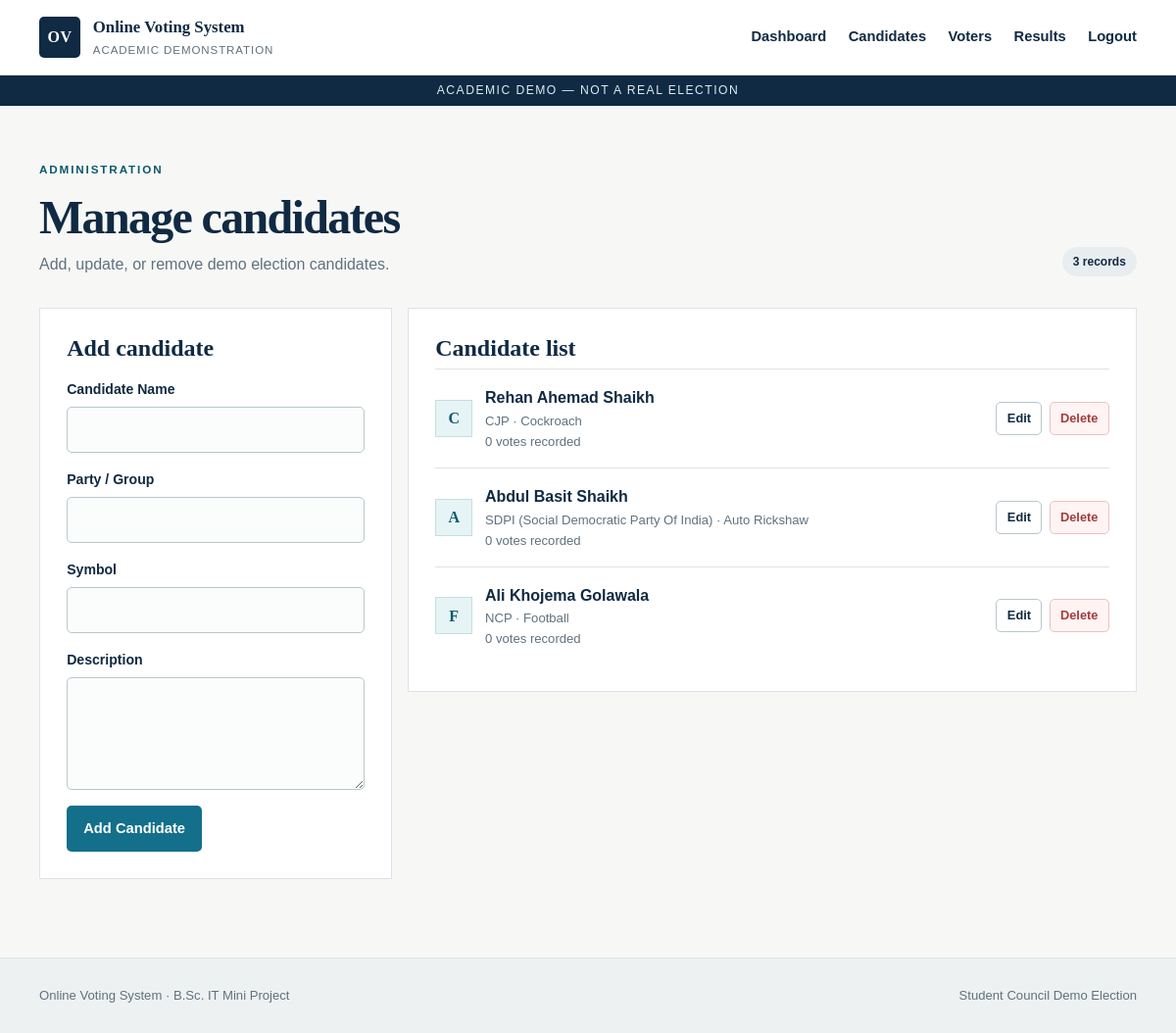
The page /admin/candidates (signed in) on the database its author committed.
### tables this page shows
CREATE TABLE candidates (
 id INTEGER PRIMARY KEY AUTOINCREMENT, name TEXT NOT NULL,
 party TEXT NOT NULL, symbol TEXT, description TEXT,
 created_at TIMESTAMP DEFAULT CURRENT_TIMESTAMP
);

### app.py (the view, shortened to what this page needs)
    @app.route("/admin/candidates", methods=["GET", "POST"])
    @admin_required
    def manage_candidates():
        database = get_db()
        rows = database.execute(
            "SELECT c.*, COUNT(v.id) AS vote_count FROM candidates c LEFT JOIN votes v ON v.candidate_id=c.id GROUP BY c.id ORDER BY c.id"
        ).fetchall()
        return render_template("manage_candidates.html", candidates=rows, edit_candidate=None)

### database.py (called while the page is built)
def get_db():
    if "db" not in g:
        g.db = sqlite3.connect(current_app.config["DATABASE"])
        g.db.row_factory = sqlite3.Row
        g.db.execute("PRAGMA foreign_keys = ON")
    return g.db

### templates/manage_candidates.html (shortened to what this page needs)
{% extends "base.html" %}
{% block content %}
<section class="page-section"><div class="container">
  <div class="page-header"><div><p class="eyebrow">Administration</p><h1>Manage candidates</h1><p>Add, update, or remove demo election candidates.</p></div><span class="role-badge">{{ candidates|length }} records</span></div>
  <div class="management-grid">
    <section class="panel sticky-panel"><h2>{{ 'Edit candidate' if edit_candidate else 'Add candidate' }}</h2>
      <form method="post" action="{{ url_for('edit_candidate', candidate_id=edit_candidate.id) if edit_candidate else url_for('manage_candidates') }}" class="stack-form compact-form">
        <label>Candidate Name<input name="name" maxlength="60" required value="{{ edit_candidate.name if edit_candidate else '' }}"></label>
        <label>Party / Group<input name="party" maxlength="60" required value="{{ edit_candidate.party if edit_candidate else '' }}"></label>
        <label>Symbol<input name="symbol" maxlength="30" value="{{ edit_candidate.symbol if edit_candidate else '' }}"></label>
        <label>Description<textarea name="description" maxlength="250" rows="4">{{ edit_candidate.description if edit_candidate else '' }}</textarea></label>
        <div class="button-row"><button class="button button-primary" type="submit">{{ 'Save Changes' if edit_candidate else 'Add Candidate' }}</button></div>
      </form>
    </section>
    <section class="panel"><h2>Candidate list</h2>
      <div class="admin-candidate-list">{% for candidate in candidates %}<article class="admin-candidate"><div class="mini-symbol">{{ candidate.symbol[:1] if candidate.symbol else candidate.name[:1] }}</div><div class="candidate-main"><strong>{{ candidate.name }}</strong><span>{{ candidate.party }} · {{ candidate.symbol or 'No symbol' }}</span><small>{{ candidate.vote_count }} vote{{ '' if candidate.vote_count == 1 else 's' }} recorded</small></div><div class="row-actions"><a class="button button-small button-secondary" href="{{ url_for('edit_candidate', candidate_id=candidate.id) }}">Edit</a><form method="post" action="{{ url_for('delete_candidate', candidate_id=candidate.id) }}" data-confirm="Delete {{ candidate.name }}? This cannot be undone."><input type="hidden" name="csrf_token" value="{{ csrf_token }}"><button class="button button-small button-danger" type="submit">Delete</button></form></div></article>{% else %}<div class="empty-state">No candidates added.</div>{% endfor %}</div>
    </section>
  </div>
</div></section>
{% endblock %}

### templates/base.html (shortened to what this page needs)
<!doctype html>
<html lang="en">
<head>
  <link rel="stylesheet" href="{{ url_for('static', filename='css/style.css') }}">
</head>
<body>
  <header class="site-header">
    <div class="container nav-wrap">
      <a class="brand" href="{{ url_for('index') }}" aria-label="Online Voting System home">
        <span class="brand-mark" aria-hidden="true">OV</span>
        <span><strong>Online Voting System</strong><small>Academic demonstration</small></span>
      </a>
      <nav id="main-nav" class="main-nav" aria-label="Main navigation">
        {% if session.get('role') == 'voter' %}
          <a href="{{ url_for('voter_dashboard') }}">Dashboard</a>
          <a href="{{ url_for('candidates') }}">Candidates</a>
          <a href="{{ url_for('vote') }}">Vote</a>
          <form action="{{ url_for('logout') }}" method="post" class="nav-form"><input type="hidden" name="csrf_token" value="{{ csrf_token }}"><button class="nav-link" type="submit">Logout</button></form>
        {% elif session.get('role') == 'admin' %}
          <a href="{{ url_for('admin_dashboard') }}">Dashboard</a>
          <a href="{{ url_for('manage_candidates') }}">Candidates</a>
          <a href="{{ url_for('voters') }}">Voters</a>
          <a href="{{ url_for('results') }}">Results</a>
          <form action="{{ url_for('logout') }}" method="post" class="nav-form"><input type="hidden" name="csrf_token" value="{{ csrf_token }}"><button class="nav-link" type="submit">Logout</button></form>
        {% else %}
          <a href="{{ url_for('index') }}">Home</a>
          <a href="{{ url_for('voter_login') }}">Voter Login</a>
          <a href="{{ url_for('register') }}">Register</a>
          <a href="{{ url_for('admin_login') }}">Admin</a>
        {% endif %}
      </nav>
    </div>
  </header>
  <div class="demo-strip">Academic Demo — Not a real election</div>
  <main>
    {% block content %}{% endblock %}
  </main>
  <footer class="site-footer">
    <div class="container footer-row">
      <span>Online Voting System · B.Sc. IT Mini Project</span>
      <span>{{ election_name }}</span>
    </div>
  </footer>
</body>
</html>

### rows shown on the page
candidates: symbol "C", name "Rehan Ahemad Shaikh", party "CJP", symbol "Cockroach", vote_count "0", vote_count "s"
candidates: symbol "A", name "Abdul Basit Shaikh", party "SDPI (Social Democratic Party Of India)", symbol "Auto Rickshaw", vote_count "0", vote_count "s"
candidates: symbol "F", name "Ali Khojema Golawala", party "NCP", symbol "Football", vote_count "0", vote_count "s"

### other values the page prints
{{ candidates|length }} "3"
{{ 'Edit candidate' if edit_candidate else 'Add candidate' }} "Add candidate"
{{ 'Save Changes' if edit_candidate else 'Add Candidate' }} "Add Candidate"
{{ election_name }} "Student Council Demo Election"
